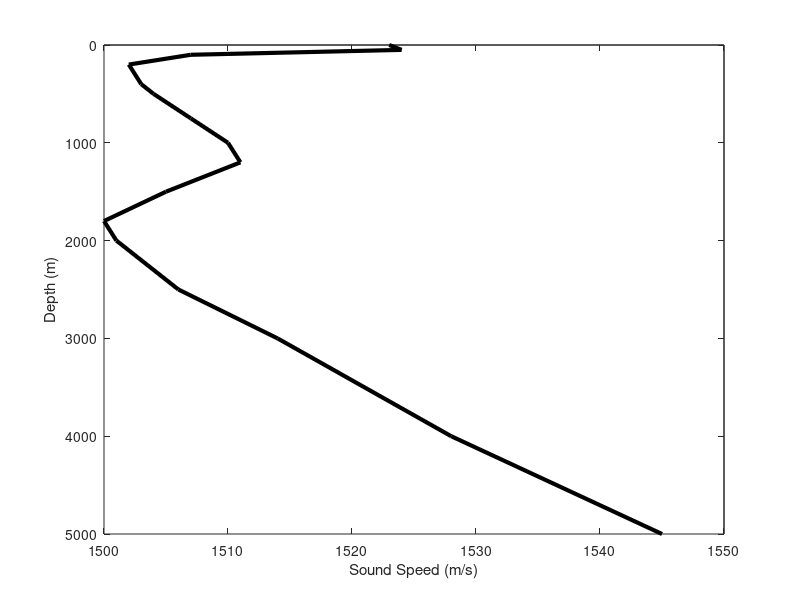

The MATLAB script that drew this image: (Note: this script raises an error after producing the figure.)
cmat = [      0.00, 1523.00  ;
   50.00, 1524.00  ;
  100.00, 1507.00  ;
  200.00, 1502.00  ;
  400.00, 1503.00  ;
  500.00, 1504.00  ;
  750.00, 1507.00  ;
 1000.00, 1510.00  ;
 1200.00, 1511.00  ;
 1500.00, 1505.00  ;
 1800.00, 1500.00  ;
 2000.00, 1501.00  ;
 2500.00, 1506.00  ;
 3000.00, 1514.00  ;
 4000.00, 1528.00  ;
 5000.00, 1545.00   ]

figure; hh = plot( cmat( :, 2 ), cmat( :, 1 ), 'k' )

view( 0, -90 );    
xlabel( 'Sound Speed (m/s)' )
ylabel( 'Depth (m)' )

foo = set( hh, 'LineWidth', 3 );

